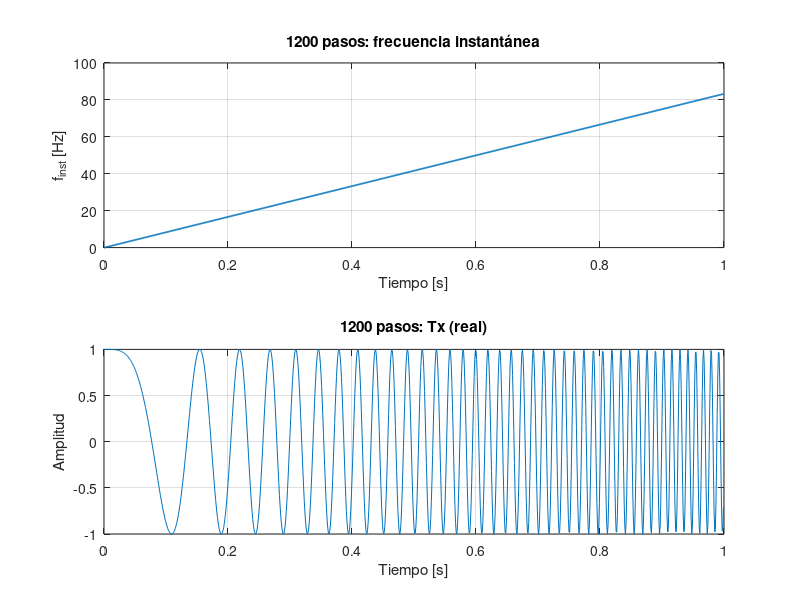

Write the MATLAB code that produced this figure.
clc; clear; close all;

% ===== Parámetros base =====
f_ini = 0;          % Hz
f_fin = 100;      % Hz (300 MHz)
fs    = 1000;        % Hz, frecuencia de muestreo (1 GHz para resolución)
T     = 1;       % s, duración del chirp (1 ms)
N     = round(T*fs);
t     = (0:N-1)/fs;

% ===== Eco simulado =====
delay_time = 200e-9;                  % retardo [s] (ej. 200 ns)
delay_samples = round(delay_time*fs);
atten = 0.7;                          % atenuación

% ===== Chirp en 1200 pasos =====
n_steps = 1200;
dwell     = T / n_steps;
samples_s = round(dwell * fs);

% Construcción escalonada de frecuencia
B = f_fin - f_ini;
df = B / n_steps;
f_lvls = f_ini + (0:n_steps-1)*df;

f_inst = repelem(f_lvls, samples_s).';
if numel(f_inst) < N
    f_inst(end+1:N) = f_lvls(end);
elseif numel(f_inst) > N
    f_inst = f_inst(1:N);
end

% ===== Señal Tx =====
phi = 2*pi*cumsum(f_inst)/fs;
tx   = exp(1j*phi);   % señal compleja


figure('Name',sprintf('%d pasos',n_steps));

% (1) Frecuencia instantánea
subplot(2,1,1);
stairs(t, f_inst, 'LineWidth', 1.3); grid on;
xlabel('Tiempo [s]'); ylabel('f_{inst} [Hz]');
title(sprintf('%d pasos: frecuencia instantánea', n_steps));
xlim([0 T]);

% (2) Tx (parte real)
subplot(2,1,2);
plot(t, real(tx)); grid on;
xlabel('Tiempo [s]'); ylabel('Amplitud');
title(sprintf('%d pasos: Tx (real)', n_steps));
xlim([0 T]);
